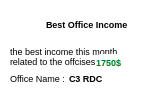
        <widget class="QWidget" name="chargeStatOffice_8" native="true">
         <property name="geometry">
          <rect>
           <x>370</x>
           <y>210</y>
           <width>141</width>
           <height>90</height>
          </rect>
         </property>
         <property name="styleSheet">
          <string notr="true">background-color:white;
border-radius:5px;</string>
         </property>
         <widget class="QLabel" name="label_40">
          <property name="geometry">
           <rect>
            <x>8</x>
            <y>6</y>
            <width>31</width>
            <height>31</height>
           </rect>
          </property>
          <property name="text">
           <string/>
          </property>
          <property name="pixmap">
           <pixmap resource="res.qrc">:/img/img/alert.png</pixmap>
          </property>
         </widget>
         <widget class="QLabel" name="label_58">
          <property name="geometry">
           <rect>
            <x>46</x>
            <y>16</y>
            <width>101</width>
            <height>16</height>
           </rect>
          </property>
          <property name="font">
           <font>
            <pointsize>7</pointsize>
            <weight>75</weight>
            <bold>true</bold>
           </font>
          </property>
          <property name="styleSheet">
           <string notr="true">font-weight:bold;</string>
          </property>
          <property name="text">
           <string>Best Office Income</string>
          </property>
         </widget>
         <widget class="QLabel" name="label_95">
          <property name="geometry">
           <rect>
            <x>10</x>
            <y>70</y>
            <width>61</width>
            <height>16</height>
           </rect>
          </property>
          <property name="font">
           <font>
            <pointsize>7</pointsize>
           </font>
          </property>
          <property name="text">
           <string>Office Name :</string>
          </property>
         </widget>
         <widget class="QLabel" name="label_96">
          <property name="geometry">
           <rect>
            <x>96</x>
            <y>54</y>
            <width>31</width>
            <height>16</height>
           </rect>
          </property>
          <property name="font">
           <font>
            <pointsize>7</pointsize>
            <weight>75</weight>
            <bold>true</bold>
           </font>
          </property>
          <property name="styleSheet">
           <string notr="true">color:#007C23;</string>
          </property>
          <property name="text">
           <string>1750$</string>
          </property>
         </widget>
         <widget class="QLabel" name="label_97">
          <property name="geometry">
           <rect>
            <x>10</x>
            <y>46</y>
            <width>121</width>
            <height>21</height>
           </rect>
          </property>
          <property name="font">
           <font>
            <pointsize>7</pointsize>
           </font>
          </property>
          <property name="styleSheet">
           <string notr="true">font-weight:5px;</string>
          </property>
          <property name="text">
           <string>the best income this month related to the offcises is</string>
          </property>
          <property name="wordWrap">
           <bool>true</bool>
          </property>
         </widget>
         <widget class="QLabel" name="label_98">
          <property name="geometry">
           <rect>
            <x>69</x>
            <y>70</y>
            <width>49</width>
            <height>16</height>
           </rect>
          </property>
          <property name="font">
           <font>
            <pointsize>7</pointsize>
            <weight>75</weight>
            <bold>true</bold>
           </font>
          </property>
          <property name="text">
           <string>C3 RDC</string>
          </property>
         </widget>
         <widget class="QLabel" name="label_119">
          <property name="geometry">
           <rect>
            <x>96</x>
            <y>54</y>
            <width>31</width>
            <height>16</height>
           </rect>
          </property>
          <property name="font">
           <font>
            <pointsize>7</pointsize>
            <weight>75</weight>
            <bold>true</bold>
           </font>
          </property>
          <property name="styleSheet">
           <string notr="true">color:#007C23;</string>
          </property>
          <property name="text">
           <string>1750$</string>
          </property>
         </widget>
        </widget>
